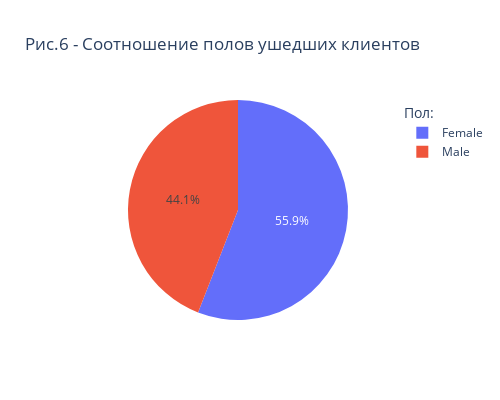

Notebook source saved alongside this figure:
### Markdown cell above
# Задание 9.6. 
---------- 
Кто чаще уходит, мужчины или женщины? Постройте график, который иллюстрирует это.

### Code cell
# круговая диаграмма с помощью библиотеки Plotly
import plotly
import plotly.express as px

churn_df['Пол'] = churn_df['Gender'].apply(lambda x: 1 if x == 'Male' else '0')
df=churn_df[churn_df['client status'] == 'Покинул банк']['Gender'].value_counts()

fig = px.pie(
    data_frame = df,
    values = 'Gender',
    names = df.index,
    height=400,
    width=500,
    title='Рис.6 - Соотношение полов ушедших клиентов',
)

fig.update_layout(legend_title_text='Пол:')
fig.show();

### Figure 1 — Plotly figure (JSON) as saved in the notebook; plotly's stock layout.template omitted (floating-point values rounded to 4 significant figures)
{"data": [{"domain": {"x": [0, 1], "y": [0, 1]}, "hovertemplate": "index=%{label}<br>Gender=%{value}<extra></extra>", "labels": ["Female", "Male"], "legendgroup": "", "name": "", "showlegend": true, "type": "pie", "values": [1139, 898]}], "layout": {"height": 400, "legend": {"title": {"text": "Пол:"}, "tracegroupgap": 0}, "title": {"text": "Рис.6 - Соотношение полов ушедших клиентов"}, "width": 500}}
